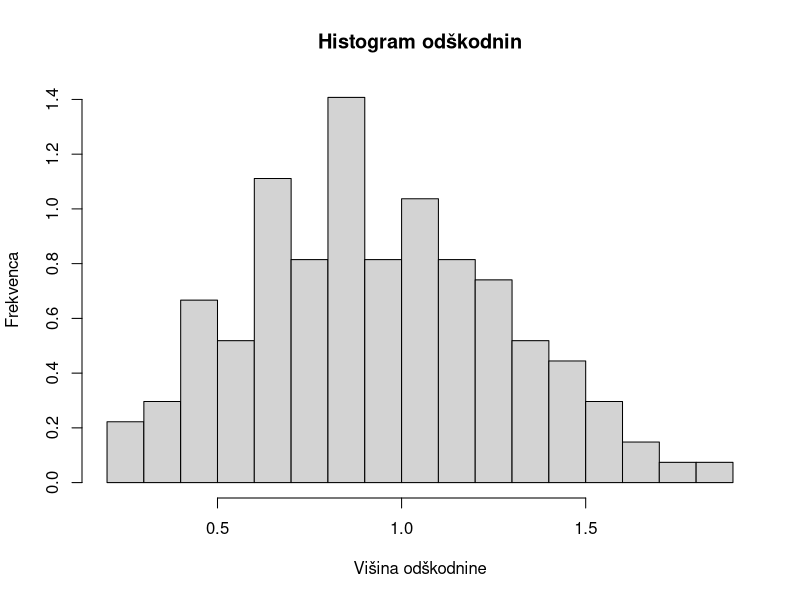

This figure's R source: (Note: this script raises an error after producing the figure.)
#1
#a
vzorec <- read.table('vaja2/vzorec5.txt')
histogram <- hist(vzorec$V1, 
                  breaks = 20, 
                  main = 'Histogram odškodnin',
                  xlab = 'Višina odškodnine',
                  ylab = 'Frekvenca',
                  probability = TRUE)

#b
parametri <- mde(vzorec$V1, 
              pweibull,
              start = list(shape = 1, scale = 1),
              measure = 'CvM')

#c
k <- as.numeric(parametri$estimate[1])
lambda <- as.numeric(parametri$estimate[2])
curve(dweibull(x, shape=k, scale = lambda),
               from = 0, 
               to = 2, 
               add = TRUE)

plot(ecdf(vzorec$V1),
     main = 'Porazdelitvena funkcija odškodnin',
     ylab = 'porazdelitvena funkcija',
     xlab = 'višina odškodnin'
     )
curve(pweibull(x, shape=k, scale = lambda),
      from = 0, 
      to = 2, 
      add = TRUE,
      col = 'red',
      lwd = 2)
legend("bottomright", legend=c('empirična porazdelitev', 'Weibullova porazdelitev'), col=c('black','red'),lty=1:1, cex=0.8)
      
#d
upanje_y <- lambda * gamma(1 + 1/k)
upanje_S <- 15 * upanje_y
varianca_y <- lambda^2 * (gamma(1 + 2/k) - gamma(1 + 1/k)^2)
varianca_s <- varianca_y * 15 + upanje_y^2 * 15

#2
#a
diskretno <- discretize(pweibull(x, shape=k, scale = lambda),
                       step = 0.1,
                       from = 0,
                       to = 3,
                       method = 'rounding')
             

#b
g1 <- curve(pweibull(x, shape=k, scale = lambda),
            from = 0, 
            to = 3,
            main = 'Weibullova porazdelitev',
            ylab = 'porazdelitvena funkcija',
            lwd = 2)
f <- stepfun(seq(0,2.9,0.1), diffinv(diskretno))
plot(f, add = TRUE, col = 'orange')
legend("bottomright", legend=c('diskretizacija', 'Weibullova porazdelitev'), col=c('orange','black'),lty=1:1, cex=0.8)

#c
Fs <- aggregateDist(method = 'recursive',
              model.freq = 'poisson',
              model.sev = diskretno,
              lambda = 15,
              x.scale = 0.1,
              maxit = 1000000,
              tol = 0.01)
plot(Fs)





